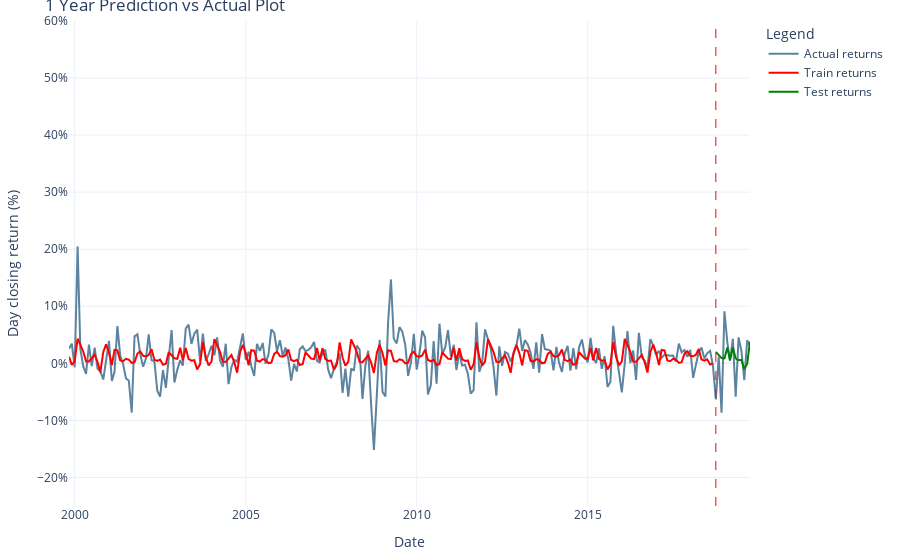

The notebook cell this image was saved under:
### Markdown cell above
### 1 Month Actual vs Prediction

### Code cell
importlib.reload(prophet_utils)
importlib.reload(plots)

forecasts_1m = prophet_utils.train_predict(dataframe=df_train, months=1)
# 
plots.plot_lines_actual_vs_predicted(df_pct=df_train, forecasts=forecasts_1m, months=1)

### Figure 1 — Plotly figure (JSON) as saved in the notebook; plotly's stock layout.template omitted (floating-point values rounded to 4 significant figures; data arrays with more than 128 entries replaced by an {"elided": "..."} marker saying what was removed)
{"data": [{"line": {"color": "#5c839f", "width": 2}, "mode": "lines", "name": "Actual returns", "x": {"elided": "240 str values"}, "y": {"elided": "240 float values"}, "type": "scatter"}, {"line": {"color": "red", "width": 2}, "mode": "lines", "name": "Train returns", "x": {"elided": "227 str values"}, "y": {"elided": "227 float values"}, "type": "scatter"}, {"line": {"color": "green", "width": 2}, "mode": "lines", "name": "Test returns", "x": ["2018-10-01", "2018-11-01", "2018-12-01", "2019-01-01", "2019-02-01", "2019-03-01", "2019-04-01", "2019-05-01", "2019-06-01", "2019-07-01", "2019-08-01", "2019-09-01", "2019-10-01"], "y": [0.02012, 0.01466, 0.00928, 0.008561, 0.02792, 0.005967, 0.02763, 0.008597, 0.005442, 0.006202, -0.01011, -0.0004892, 0.03813, -0.005569], "type": "scatter"}], "layout": {"shapes": [{"line": {"color": "red", "dash": "dash", "width": 1}, "type": "line", "x0": "2018-10-01", "x1": "2018-10-01", "xref": "x", "y0": 0, "y1": 1, "yref": "y domain"}], "margin": {"l": 20, "r": 20, "t": 20, "b": 20}, "yaxis": {"title": {"text": "Day closing return (%)"}, "tickformat": ".0%", "range": [-0.25, 0.6]}, "title": {"text": "1 Year Prediction vs Actual Plot"}, "xaxis": {"title": {"text": "Date"}}, "legend": {"title": {"text": "Legend"}}}}
